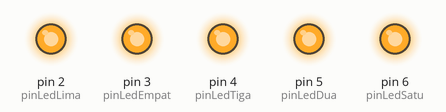
Simulated run of this sketch. Board: Arduino Uno, built with avr-gcc and run on an emulated ATmega328P. Shown: output pins drawn as LEDs (lit = HIGH).

Above: at 0.5 s.
At 3.5 s:
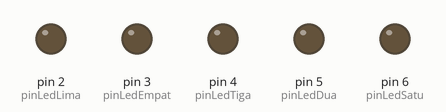
Timing chart, 0 to 4.6 s (numbered marks = the images above):
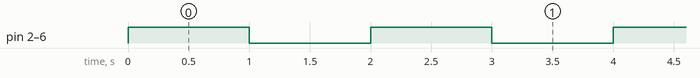

Measured:
- by itself, pin 2 (pinLedLima), pin 3 (pinLedEmpat), pin 4 (pinLedTiga), pin 5 (pinLedDua), pin 6 (pinLedSatu): alternates HIGH for 1.0 s and LOW for 1.0 s

The sketch:

menyalakan_dan_mematikan_5_buah_led.ino
```cpp
#define pinLedSatu 6
#define pinLedDua 5
#define pinLedTiga 4
#define pinLedEmpat 3
#define pinLedLima 2

void setup() {
  // put your setup code here, to run once:
  pinMode(pinLedSatu, OUTPUT);
  pinMode(pinLedDua, OUTPUT);
  pinMode(pinLedTiga, OUTPUT);
  pinMode(pinLedEmpat, OUTPUT);
  pinMode(pinLedLima, OUTPUT);
}

void loop() {
  // put your main code here, to run repeatedly:
  digitalWrite(pinLedSatu, HIGH);
  digitalWrite(pinLedDua, HIGH);
  digitalWrite(pinLedTiga, HIGH);
  digitalWrite(pinLedEmpat, HIGH);
  digitalWrite(pinLedLima, HIGH);
  delay(1000);
  digitalWrite(pinLedSatu, LOW);
  digitalWrite(pinLedDua, LOW);
  digitalWrite(pinLedTiga, LOW);
  digitalWrite(pinLedEmpat, LOW);
  digitalWrite(pinLedLima, LOW);
  delay(1000);
}
```
